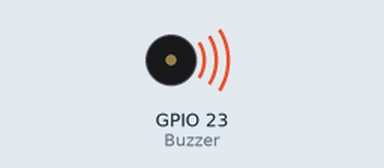
Recording of a sketch running on a simulated ESP32. On the bench: buzzer (waves = sounding). Random numbers use the default seed unless the sketch sets one.

Above: at 0.1 s.
Timing chart, 0 to 40.0 s (numbered marks = the images above):
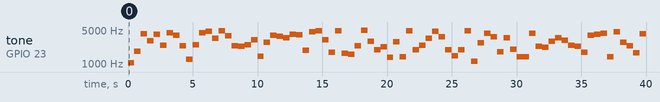

Measured:
- by itself, tone on GPIO 23 (Buzzer): plays 1070 Hz for 0.50 s, 1843 Hz for 0.50 s, 4201 Hz for 0.50 s, 2992 Hz for 0.50 s, 4065 Hz for 0.50 s, 2426 Hz for 0.50 s … (80 notes in this stretch)

The sketch:

RandomBuzzer.ino
```cpp
/****************************************************************
 *                    Random Buzzer
 *                    =============
 *
 * In this program a passive Buzzer is conencted to GPIO port
 * pin 23. The program generates random numbers between 1000
 * and 5000 and these numbers are used as the random feequency
 * to drive the Buzzer. The net effect is that the Buzzer
 * generates sound with random frequencies. The duty cycle of
 * the waveform is set to 50% (127). 500 ms delay is inserted
 * between each output.
 *
 *
 * Program: RandomBuzzer
 * Date   : July, 2017
 **************************************************************/
int Buzzer = 23;                      // Buzzer on GPIO pin 23
int duty = 127;                       // 50% duty cycle
int freq = 1000;                      // Initial freq 1000 Hz
int resolution = 8;                   // Resolution 8 bits
int channel = 0;                      // Channel 0

//
// Set GPIO pin 23 as output. Setup the PWM channel 0 and attach
// GPIO pin 23 to this channel
//
void setup()
{
   pinMode(Buzzer, OUTPUT);
   ledcSetup(channel, freq, resolution);
   ledcAttachPin(Buzzer, channel);
   randomSeed(10);
}


//
// Use the random number generator to generate the frequency
// values between 1000 Hz and 5000 Hz. The duty cycle is set
// to 50% (127)
//
void loop()
{
    freq = random(1000, 5000);
    ledcWriteTone(channel, freq);
    delay(500);
}
```
